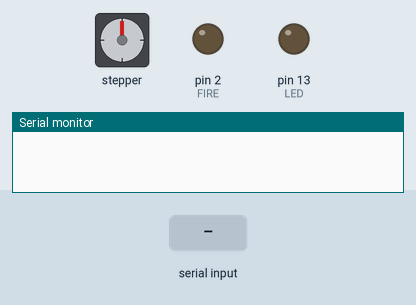
This sketch was run on a simulated Arduino Uno, built with avr-gcc and run on an emulated ATmega328P. On the bench: stepper motor, output pins drawn as LEDs (lit = HIGH), the last lines printed to the serial monitor. Wiring (inferred from the names in the program): stepper motor driver (200 steps per turn assumed): step pin 8; direction pin 9. The inputs (shaded band) are chosen by the test bench. Pins used as bus, display or sensor lines are not drawn.

Above: at 1.2 s.
1.3 s: "<p>" received over Serial
At 2.0 s:
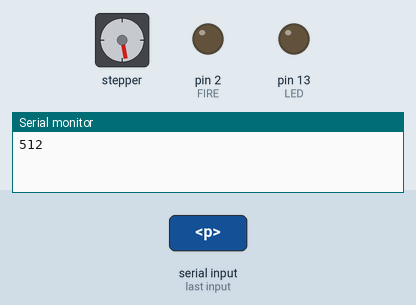
3.1 s: "<f>" received over Serial
At 4.1 s:
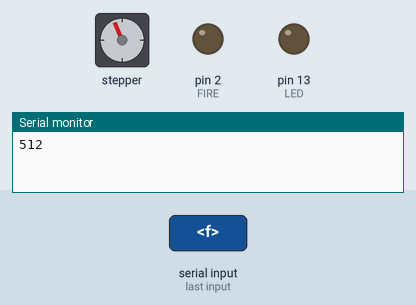
5.0 s: "<s>" received over Serial
At 6.3 s:
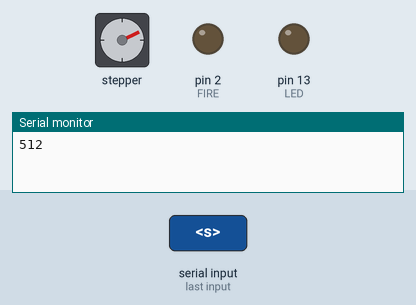
6.6 s: "<" received over Serial
At 7.7 s:
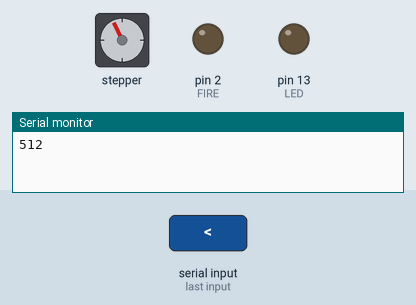
8.2 s: "<f>" received over Serial
At 9.2 s:
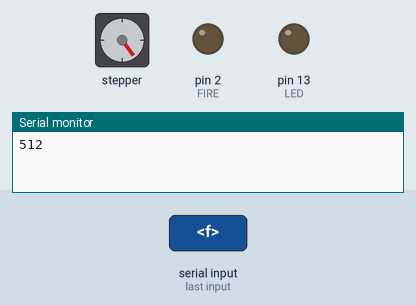
10.1 s: ">" received over Serial
At 11.5 s:
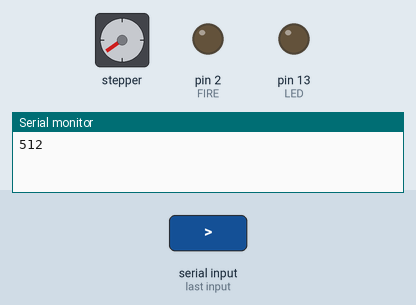
Timing chart, 0 to 12.7 s (numbered marks = the images above; inputs shaded):
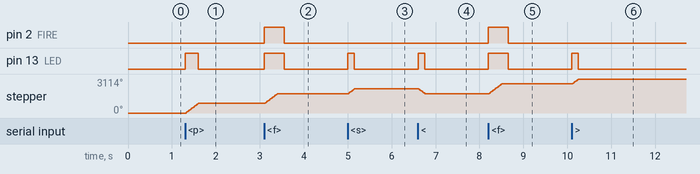

The sketch:

ASGduino.ino
```cpp
// (licence header left out)
#if ARDUINO >= 100
	#include "Arduino.h"
#else
	#include "WProgram.h"
#endif

#include <TimerOne.h>

// PIN DEFINITIONS
#define FIRE  2
#define AZ_DIR  9
#define AZ_STEP 8
#define LED    13
#define POT_INPUT   5

#define STEP_UNIT  500
#define FIRE_PERIOD  1500

#define TIMER_PERIOD  300
unsigned int fire_timer = 0;
unsigned int step_timer = 0;

void asg_isr(){
   if(fire_timer>0) fire_timer--;
   if(step_timer>0) step_timer--;

   if(fire_timer==0) digitalWrite(FIRE, LOW);
   if(step_timer&1 == 1) digitalWrite(AZ_STEP, HIGH);
   if(step_timer&0 == 0) digitalWrite(AZ_STEP, LOW);
   if(step_timer==0 && fire_timer==0) digitalWrite(LED, LOW);
}

void right(){
  digitalWrite(AZ_DIR, HIGH);
}

void left(){
  digitalWrite(AZ_DIR, LOW);
}

void step(){
  Timer1.detachInterrupt();
  step_timer = step_timer + STEP_UNIT;
  digitalWrite(LED, HIGH);
  Timer1.attachInterrupt(asg_isr);
}

void stop(){
  Timer1.detachInterrupt();
  fire_timer = 0;
  step_timer = 0;
  Timer1.attachInterrupt(asg_isr);
}

void fire(){
  Timer1.detachInterrupt();
  fire_timer = fire_timer + FIRE_PERIOD;
  digitalWrite(FIRE, HIGH);
  digitalWrite(LED, HIGH);
  Timer1.attachInterrupt(asg_isr);
}

void setup(){
  pinMode(FIRE, OUTPUT);
  digitalWrite(FIRE,LOW);
  pinMode(AZ_DIR, OUTPUT);
  pinMode(AZ_STEP, OUTPUT);
  digitalWrite(AZ_DIR, LOW);
  digitalWrite(AZ_DIR, LOW);
  pinMode(LED, OUTPUT);
  digitalWrite(LED, LOW);

  Serial.begin(9600);

  Timer1.initialize(TIMER_PERIOD);
  Timer1.attachInterrupt(asg_isr);
}

void loop(){
  char incomingByte = 0;
  if( Serial.available()>0 ){
      incomingByte = Serial.read();

      if(incomingByte == '<'){
        //Serial.println("OK");
        left(); step();
      }else if(incomingByte == '>'){
        //Serial.println("OK");
        right(); step();
      }else if(incomingByte == 'f'){
        //Serial.println("OK");
         fire();
      }else if(incomingByte == 's'){
        stop();
      }else if(incomingByte == 'p'){
        Serial.println(analogRead(POT_INPUT));

      }else{
        //Serial.println("ERROR");
      }

  }

}
```

Measured:
- after the input at 1.3 s, pin 13 (LED): LOW → HIGH at once, → LOW 0.30 s later; stepper: turns 889° clockwise in 0.28 s, starting at once
- after the input at 3.1 s, pin 2 (FIRE), pin 13 (LED): LOW → HIGH at once, → LOW 0.45 s later; stepper: turns 889° clockwise in 0.28 s, starting at once
- after the input at 5.0 s, pin 13 (LED): LOW → HIGH at once, → LOW 0.15 s later; stepper: turns 446° clockwise in 0.13 s, starting at once
- after the input at 6.6 s, pin 13 (LED): LOW → HIGH at once, → LOW 0.15 s later; stepper: turns 450° counter-clockwise in 0.13 s, starting at once
- after the input at 8.2 s, pin 2 (FIRE), pin 13 (LED): LOW → HIGH at once, → LOW 0.45 s later; stepper: turns 890° clockwise in 0.28 s, starting at once
- after the input at 10.1 s, pin 13 (LED): LOW → HIGH at once, → LOW 0.15 s later; stepper: turns 450° clockwise in 0.13 s, starting at once
